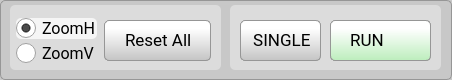
           <widget class="QGroupBox" name="groupBox_main">
            <property name="minimumSize">
             <size>
              <width>452</width>
              <height>80</height>
             </size>
            </property>
            <property name="maximumSize">
             <size>
              <width>452</width>
              <height>80</height>
             </size>
            </property>
            <property name="font">
             <font>
              <family>Roboto Medium</family>
              <pointsize>11</pointsize>
             </font>
            </property>
            <property name="styleSheet">
             <string notr="true">QGroupBox {background-color: rgb(200,200,200);border: 1px solid rgb(150,150,150); border-radius: 5px;margin-top:0em}; 
QGroupBox::title {subcontrol-origin: margin;left: 10px;padding: 0 3px 0 3px;}</string>
            </property>
            <property name="title">
             <string/>
            </property>
            <widget class="QLabel" name="label_25">
             <property name="geometry">
              <rect>
               <x>10</x>
               <y>10</y>
               <width>81</width>
               <height>16</height>
              </rect>
             </property>
             <property name="font">
              <font>
               <family>Roboto Medium</family>
               <pointsize>11</pointsize>
              </font>
             </property>
             <property name="text">
              <string/>
             </property>
            </widget>
            <widget class="QGroupBox" name="groupBox_m_16">
             <property name="geometry">
              <rect>
               <x>230</x>
               <y>5</y>
               <width>211</width>
               <height>65</height>
              </rect>
             </property>
             <property name="minimumSize">
              <size>
               <width>0</width>
               <height>0</height>
              </size>
             </property>
             <property name="maximumSize">
              <size>
               <width>16777215</width>
               <height>10000</height>
              </size>
             </property>
             <property name="font">
              <font>
               <family>Roboto Medium</family>
               <pointsize>11</pointsize>
              </font>
             </property>
             <property name="styleSheet">
              <string notr="true">QGroupBox {background-color: rgb(220,220,220);border: 0px solid rgb(150,150,150); border-radius: 5px;  margin-top: 0.5em;}; 
QGroupBox::title {subcontrol-origin: margin;left: 10px;padding: 0 3px 0 3px;}</string>
             </property>
             <property name="title">
              <string/>
             </property>
             <widget class="QPushButton" name="pushButton_single_off">
              <property name="geometry">
               <rect>
                <x>10</x>
                <y>15</y>
                <width>81</width>
                <height>41</height>
               </rect>
              </property>
              <property name="font">
               <font>
                <family>Roboto</family>
                <pointsize>13</pointsize>
               </font>
              </property>
              <property name="styleSheet">
               <string notr="true">QPushButton {
	padding: 0.2em 0.2em 0.3em 0.2em;
	border: 1px solid rgb(150, 150, 150);
	border-radius: 5px;
	color: black;
	background: qlineargradient(x1:0, y1:0, x2:0, y2:2, stop:0 #FFFFFF, stop:0.1 #FFFFFF, stop:1 #7B7B7B);
	text-align:left;
	padding-left:8px;
}

QPushButton:hover:!pressed {
	border: 1px solid rgb(150, 150, 150);
	border-radius: 5px;
	color: #256552;
	background: qlineargradient(x1:0, y1:0, x2:0, y2:2, stop:0 #FFFFFF, stop:0.1 #FFFFFF, stop:1 #AAAAAA);
}

QPushButton:pressed {
	border: 2px solid rgb(150, 150, 150);
	border-radius: 5px;
	background: #FFFFFF;
	color: #2f836a;
}
</string>
              </property>
              <property name="text">
               <string> SINGLE</string>
              </property>
              <property name="iconSize">
               <size>
                <width>23</width>
                <height>22</height>
               </size>
              </property>
             </widget>
             <widget class="QPushButton" name="pushButton_single_on">
              <property name="geometry">
               <rect>
                <x>10</x>
                <y>15</y>
                <width>81</width>
                <height>41</height>
               </rect>
              </property>
              <property name="font">
               <font>
                <family>Roboto</family>
                <pointsize>13</pointsize>
               </font>
              </property>
              <property name="styleSheet">
               <string notr="true">QPushButton {
	padding: 0.2em 0.2em 0.3em 0.2em;
	border: 1px solid rgb(150, 150, 150);
	border-radius: 5px;
	color: black;
	background: qlineargradient(x1:0, y1:0, x2:0, y2:2, stop:0 #FFFFFF, stop:0.1 #FFFFFF, stop:1 #69D769);
	text-align:left;
	padding-left:8px;
}

QPushButton:hover:!pressed {
	border: 1px solid rgb(150, 150, 150);
	border-radius: 5px;
	color: #256552;
	background: qlineargradient(x1:0, y1:0, x2:0, y2:2, stop:0 #FFFFFF, stop:0.1 #FFFFFF, stop:1 #ACFAAC);
}

QPushButton:pressed {
	border: 2px solid rgb(150, 150, 150);
	border-radius: 5px;
	background: #FFFFFF;
	color: #2f836a;
}

QPushButton:disabled {
	border: 1px solid rgb(180, 180, 180);
	color: gray;
	background: qlineargradient(x1:0, y1:0, x2:0, y2:2, stop:0 #CCCCCC, stop:0.1 #EEEEEE, stop:1 #BBBBBB);
}</string>
              </property>
              <property name="text">
               <string> SINGLE</string>
              </property>
              <property name="iconSize">
               <size>
                <width>23</width>
                <height>22</height>
               </size>
              </property>
             </widget>
             <widget class="QPushButton" name="pushButton_stop">
              <property name="geometry">
               <rect>
                <x>100</x>
                <y>15</y>
                <width>101</width>
                <height>41</height>
               </rect>
              </property>
              <property name="font">
               <font>
                <family>Roboto</family>
                <pointsize>13</pointsize>
               </font>
              </property>
              <property name="styleSheet">
               <string notr="true">QPushButton {
	padding: 0.2em 0.2em 0.3em 0.2em;
	border: 1px solid rgb(150, 150, 150);
	border-radius: 5px;
	color: black;
	background: qlineargradient(x1:0, y1:0, x2:0, y2:2, stop:0 #FFFFFF, stop:0.1 #FFFFFF, stop:1 #D76969);
	text-align:left;
	padding-left:15px;
}

QPushButton:hover:!pressed {
	border: 1px solid rgb(150, 150, 150);
	border-radius: 5px;
	color: #256552;
	background: qlineargradient(x1:0, y1:0, x2:0, y2:2, stop:0 #FFFFFF, stop:0.1 #FFFFFF, stop:1 #FAACAC);
}

QPushButton:pressed {
	border: 2px solid rgb(150, 150, 150);
	border-radius: 5px;
	background: #FFFFFF;
	color: #2f836a;
}

QPushButton:disabled {
	border: 1px solid rgb(180, 180, 180);
	color: gray;
	background: qlineargradient(x1:0, y1:0, x2:0, y2:2, stop:0 #CCCCCC, stop:0.1 #EEEEEE, stop:1 #BBBBBB);
}</string>
              </property>
              <property name="text">
               <string> STOP</string>
              </property>
              <property name="icon">
               <iconset resource="../../resources/resources.qrc">
                <normaloff>:/main/img/power-off-red.png</normaloff>:/main/img/power-off-red.png</iconset>
              </property>
              <property name="iconSize">
               <size>
                <width>23</width>
                <height>22</height>
               </size>
              </property>
             </widget>
             <widget class="QPushButton" name="pushButton_run">
              <property name="geometry">
               <rect>
                <x>100</x>
                <y>15</y>
                <width>101</width>
                <height>41</height>
               </rect>
              </property>
              <property name="font">
               <font>
                <family>Roboto</family>
                <pointsize>13</pointsize>
               </font>
              </property>
              <property name="styleSheet">
               <string notr="true">QPushButton {
	padding: 0.2em 0.2em 0.3em 0.2em;
	border: 1px solid rgb(150, 150, 150);
	border-radius: 5px;
	color: black;
	background: qlineargradient(x1:0, y1:0, x2:0, y2:2, stop:0 #FFFFFF, stop:0.1 #FFFFFF, stop:1 #69D769);
	text-align:left;
	padding-left:15px;
}

QPushButton:hover:!pressed {
	border: 1px solid rgb(150, 150, 150);
	border-radius: 5px;
	color: #256552;
	background: qlineargradient(x1:0, y1:0, x2:0, y2:2, stop:0 #FFFFFF, stop:0.1 #FFFFFF, stop:1 #ACFAAC);
}

QPushButton:pressed {
	border: 2px solid rgb(150, 150, 150);
	border-radius: 5px;
	background: #FFFFFF;
	color: #2f836a;
}
</string>
              </property>
              <property name="text">
               <string> RUN  </string>
              </property>
              <property name="icon">
               <iconset resource="../../resources/resources.qrc">
                <normaloff>:/main/img/power-off-green3.png</normaloff>
                <disabledoff>:/main/img/power-off-green3.png</disabledoff>:/main/img/power-off-green3.png</iconset>
              </property>
              <property name="iconSize">
               <size>
                <width>23</width>
                <height>22</height>
               </size>
              </property>
             </widget>
             <widget class="QPushButton" name="pushButton_run_off">
              <property name="geometry">
               <rect>
                <x>100</x>
                <y>15</y>
                <width>101</width>
                <height>41</height>
               </rect>
              </property>
              <property name="font">
               <font>
                <family>Roboto</family>
                <pointsize>13</pointsize>
               </font>
              </property>
              <property name="styleSheet">
               <string notr="true">QPushButton {
	padding: 0.2em 0.2em 0.3em 0.2em;
	border: 1px solid rgb(150, 150, 150);
	border-radius: 5px;
	color: black;
	background: qlineargradient(x1:0, y1:0, x2:0, y2:2, stop:0 #FFFFFF, stop:0.1 #FFFFFF, stop:1 #7B7B7B);
	text-align:left;
	padding-left:15px;
}

QPushButton:hover:!pressed {
	border: 1px solid rgb(150, 150, 150);
	border-radius: 5px;
	color: #256552;
	background: qlineargradient(x1:0, y1:0, x2:0, y2:2, stop:0 #FFFFFF, stop:0.1 #FFFFFF, stop:1 #AAAAAA);
}

QPushButton:pressed {
	border: 2px solid rgb(150, 150, 150);
	border-radius: 5px;
	background: #FFFFFF;
	color: #2f836a;
}
</string>
              </property>
              <property name="text">
               <string> RUN  </string>
              </property>
              <property name="icon">
               <iconset resource="../../resources/resources.qrc">
                <normaloff>:/main/img/power-off-gray2.png</normaloff>:/main/img/power-off-gray2.png</iconset>
              </property>
              <property name="iconSize">
               <size>
                <width>23</width>
                <height>22</height>
               </size>
              </property>
             </widget>
             <zorder>pushButton_single_on</zorder>
             <zorder>pushButton_stop</zorder>
             <zorder>pushButton_run_off</zorder>
             <zorder>pushButton_run</zorder>
             <zorder>pushButton_single_off</zorder>
            </widget>
            <widget class="QGroupBox" name="groupBox_m_17">
             <property name="geometry">
              <rect>
               <x>10</x>
               <y>5</y>
               <width>211</width>
               <height>65</height>
              </rect>
             </property>
             <property name="minimumSize">
              <size>
               <width>0</width>
               <height>0</height>
              </size>
             </property>
             <property name="maximumSize">
              <size>
               <width>16777215</width>
               <height>10000</height>
              </size>
             </property>
             <property name="font">
              <font>
               <family>Roboto Medium</family>
               <pointsize>11</pointsize>
              </font>
             </property>
             <property name="styleSheet">
              <string notr="true">QGroupBox {background-color: rgb(220,220,220);border: 0px solid rgb(150,150,150); border-radius: 5px;  margin-top: 0.5em;}; 
QGroupBox::title {subcontrol-origin: margin;left: 10px;padding: 0 3px 0 3px;}</string>
             </property>
             <property name="title">
              <string/>
             </property>
             <widget class="QRadioButton" name="radioButton_zoomH">
              <property name="enabled">
               <bool>true</bool>
              </property>
              <property name="geometry">
               <rect>
                <x>6</x>
                <y>13</y>
                <width>81</width>
                <height>21</height>
               </rect>
              </property>
              <property name="font">
               <font>
                <family>Roboto</family>
                <pointsize>12</pointsize>
               </font>
              </property>
              <property name="styleSheet">
               <string notr="true">QRadioButton:checked {
	background-color: rgba(245,245,245, 1.0);
	border: 0px; 
	border-radius:5px;
}

QRadioButton:hover {
	background-color: rgba(230,230,230, 1.0);
	border: 0px; 
	border-radius:5px;
}

QRadioButton:checked:hover {
	background-color: rgba(245,245,245, 0.8);
	border: 0px; 
	border-radius:5px;
}

QRadioButton::indicator {
    width: 20px;
    height: 20px;
}
QRadioButton::indicator::unchecked {
    image: url(:/main/img/radio_off1.png);
}

QRadioButton::indicator:unchecked:hover {
    image: url(:/main/img/radio_off1.png);
}

QRadioButton::indicator::checked {
    image: url(:/main/img/radio_on2.png);
}
</string>
              </property>
              <property name="text">
               <string>ZoomH</string>
              </property>
              <property name="iconSize">
               <size>
                <width>20</width>
                <height>20</height>
               </size>
              </property>
              <property name="checked">
               <bool>true</bool>
              </property>
              <property name="autoExclusive">
               <bool>false</bool>
              </property>
             </widget>
             <widget class="QPushButton" name="pushButton_reset">
              <property name="geometry">
               <rect>
                <x>94</x>
                <y>15</y>
                <width>107</width>
                <height>41</height>
               </rect>
              </property>
              <property name="font">
               <font>
                <family>Roboto</family>
                <pointsize>13</pointsize>
               </font>
              </property>
              <property name="styleSheet">
               <string notr="true">QPushButton {
	padding: 0.2em 0.2em 0.3em 0.2em;
	border: 1px solid rgb(150, 150, 150);
	border-radius: 5px;
	color: black;
	background: qlineargradient(x1:0, y1:0, x2:0, y2:2, stop:0 #FFFFFF, stop:0.1 #FFFFFF, stop:1 #7B7B7B);
	text-align:left;
	padding-left:20px;
}

QPushButton:hover:!pressed {
	border: 1px solid rgb(150, 150, 150);
	border-radius: 5px;
	color: #256552;
	background: qlineargradient(x1:0, y1:0, x2:0, y2:2, stop:0 #FFFFFF, stop:0.1 #FFFFFF, stop:1 #AAAAAA);
}

QPushButton:pressed {
	border: 2px solid rgb(150, 150, 150);
	border-radius: 5px;
	background: #FFFFFF;
	color: #2f836a;
}</string>
              </property>
              <property name="text">
               <string>Reset All</string>
              </property>
              <property name="iconSize">
               <size>
                <width>23</width>
                <height>22</height>
               </size>
              </property>
             </widget>
             <widget class="QRadioButton" name="radioButton_zoomV">
              <property name="enabled">
               <bool>true</bool>
              </property>
              <property name="geometry">
               <rect>
                <x>6</x>
                <y>38</y>
                <width>81</width>
                <height>21</height>
               </rect>
              </property>
              <property name="font">
               <font>
                <family>Roboto</family>
                <pointsize>12</pointsize>
               </font>
              </property>
              <property name="styleSheet">
               <string notr="true">QRadioButton:checked {
	background-color: rgba(245,245,245, 1.0);
	border: 0px; 
	border-radius:5px;
}

QRadioButton:hover {
	background-color: rgba(230,230,230, 1.0);
	border: 0px; 
	border-radius:5px;
}

QRadioButton:checked:hover {
	background-color: rgba(245,245,245, 0.8);
	border: 0px; 
	border-radius:5px;
}

QRadioButton::indicator {
    width: 20px;
    height: 20px;
}
QRadioButton::indicator::unchecked {
    image: url(:/main/img/radio_off1.png);
}

QRadioButton::indicator:unchecked:hover {
    image: url(:/main/img/radio_off1.png);
}

QRadioButton::indicator::checked {
    image: url(:/main/img/radio_on2.png);
}</string>
              </property>
              <property name="text">
               <string>ZoomV</string>
              </property>
              <property name="iconSize">
               <size>
                <width>20</width>
                <height>20</height>
               </size>
              </property>
              <property name="checked">
               <bool>false</bool>
              </property>
              <property name="autoExclusive">
               <bool>false</bool>
              </property>
             </widget>
             <widget class="QPushButton" name="pushButton_resetZoom">
              <property name="geometry">
               <rect>
                <x>94</x>
                <y>15</y>
                <width>107</width>
                <height>41</height>
               </rect>
              </property>
              <property name="font">
               <font>
                <family>Roboto</family>
                <pointsize>13</pointsize>
               </font>
              </property>
              <property name="styleSheet">
               <string notr="true">QPushButton {
	padding: 0.2em 0.2em 0.3em 0.2em;
	border: 1px solid rgb(150, 150, 150);
	border-radius: 5px;
	color: black;
	background: qlineargradient(x1:0, y1:0, x2:0, y2:2, stop:0 #FFFFFF, stop:0.1 #FFFFFF, stop:1 #7B7B7B);
	text-align:left;
	padding-left:7px;
}

QPushButton:hover:!pressed {
	border: 1px solid rgb(150, 150, 150);
	border-radius: 5px;
	color: #256552;
	background: qlineargradient(x1:0, y1:0, x2:0, y2:2, stop:0 #FFFFFF, stop:0.1 #FFFFFF, stop:1 #AAAAAA);
}

QPushButton:pressed {
	border: 2px solid rgb(150, 150, 150);
	border-radius: 5px;
	background: #FFFFFF;
	color: #2f836a;
}</string>
              </property>
              <property name="text">
               <string>Reset Zoom</string>
              </property>
              <property name="iconSize">
               <size>
                <width>23</width>
                <height>22</height>
               </size>
              </property>
             </widget>
             <zorder>radioButton_zoomH</zorder>
             <zorder>radioButton_zoomV</zorder>
             <zorder>pushButton_resetZoom</zorder>
             <zorder>pushButton_reset</zorder>
            </widget>
           </widget>
